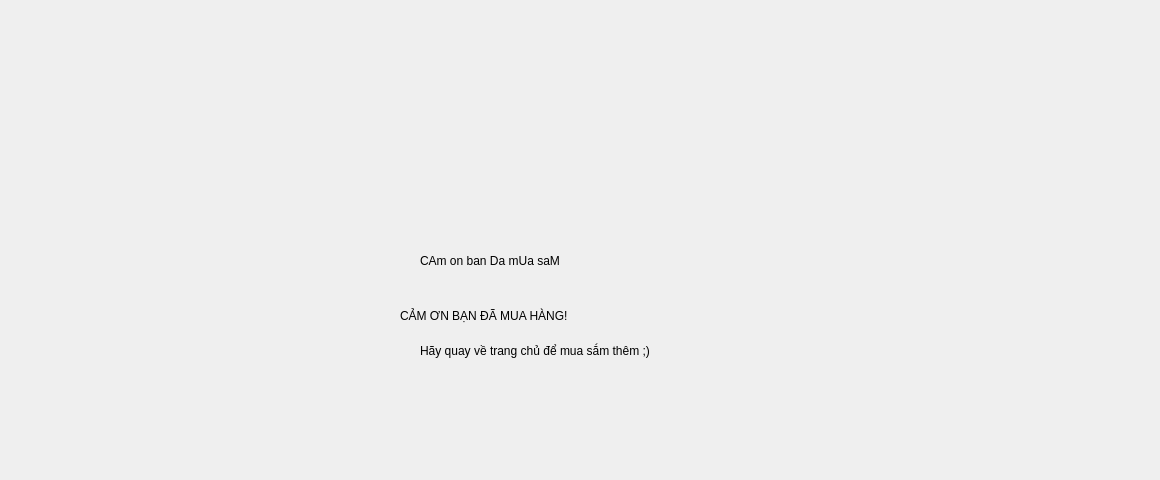
       <widget class="QWidget" name="page_buyed">
        <widget class="QWidget" name="widget_10" native="true">
         <property name="geometry">
          <rect>
           <x>180</x>
           <y>10</y>
           <width>971</width>
           <height>461</height>
          </rect>
         </property>
         <property name="styleSheet">
          <string notr="true">BACKGROUND-COLOR: 0</string>
         </property>
         <widget class="QLabel" name="label_9">
          <property name="geometry">
           <rect>
            <x>260</x>
            <y>10</y>
            <width>361</width>
            <height>211</height>
           </rect>
          </property>
          <property name="styleSheet">
           <string notr="true">BACKGROUND-COLOR: 0</string>
          </property>
          <property name="text">
           <string/>
          </property>
          <property name="pixmap">
           <pixmap>But_img/tich.png</pixmap>
          </property>
         </widget>
         <widget class="QLabel" name="label_8">
          <property name="geometry">
           <rect>
            <x>220</x>
            <y>280</y>
            <width>661</width>
            <height>51</height>
           </rect>
          </property>
          <property name="styleSheet">
           <string notr="true">font: 75 24pt &quot;Arial&quot;;</string>
          </property>
          <property name="text">
           <string>CẢM ƠN BẠN ĐÃ MUA HÀNG!</string>
          </property>
         </widget>
         <widget class="QLabel" name="label_10">
          <property name="geometry">
           <rect>
            <x>240</x>
            <y>300</y>
            <width>521</width>
            <height>81</height>
           </rect>
          </property>
          <property name="styleSheet">
           <string notr="true">font: 75 16pt &quot;Arial&quot;;</string>
          </property>
          <property name="text">
           <string>Hãy quay về trang chủ để mua sắm thêm ;)</string>
          </property>
         </widget>
         <widget class="QLabel" name="lb_bill">
          <property name="geometry">
           <rect>
            <x>240</x>
            <y>220</y>
            <width>771</width>
            <height>61</height>
           </rect>
          </property>
          <property name="styleSheet">
           <string notr="true">font: 75 16pt &quot;Arial&quot;;</string>
          </property>
          <property name="text">
           <string>CAm on ban Da mUa saM </string>
          </property>
         </widget>
        </widget>
       </widget>
